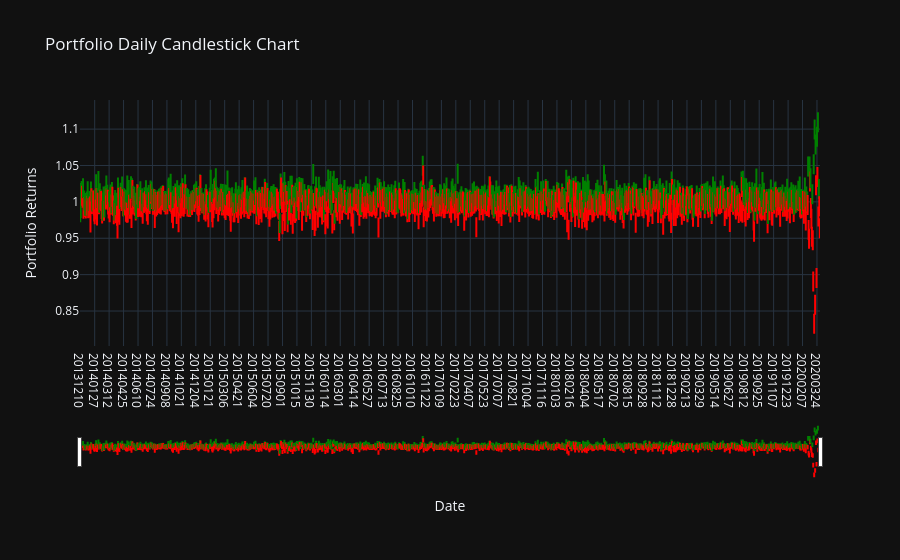

The notebook cell this image was saved under:
### Code cell
#4. Fancy Interactive Plot (Just for fun)

import plotly.graph_objects as go

# Create data for a candlestick chart
portfolio_returns_daily['High'] = portfolio_returns_daily['Portfolio_Return'] + portfolio_returns_daily['Portfolio_Return'].std()
portfolio_returns_daily['Low'] = portfolio_returns_daily['Portfolio_Return'] - portfolio_returns_daily['Portfolio_Return'].std()
portfolio_returns_daily['Open'] = portfolio_returns_daily['Portfolio_Return']
portfolio_returns_daily['Close'] = portfolio_returns_daily['Portfolio_Return']

# Create a Candlestick chart using Plotly
fig = go.Figure(data=[go.Candlestick(
                x=portfolio_returns_daily.index,
                open=portfolio_returns_daily['Open'],
                high=portfolio_returns_daily['High'],
                low=portfolio_returns_daily['Low'],
                close=portfolio_returns_daily['Close'],
                increasing_line_color='green',
                decreasing_line_color='red'
)])

fig.update_layout(
    title='Portfolio Daily Candlestick Chart',
    xaxis_title='Date',
    yaxis_title='Portfolio Returns',
    template="plotly_dark"
)
fig.show()

### Figure 1 — Plotly figure (JSON) as saved in the notebook; plotly's stock layout.template omitted (floating-point values rounded to 4 significant figures; data arrays with more than 128 entries replaced by an {"elided": "..."} marker saying what was removed)
{"data": [{"close": {"elided": "1588 float values"}, "decreasing": {"line": {"color": "red"}}, "high": {"elided": "1588 float values"}, "increasing": {"line": {"color": "green"}}, "low": {"elided": "1588 float values"}, "open": {"elided": "1588 float values"}, "type": "candlestick", "x": {"elided": "1588 str values"}}], "layout": {"title": {"text": "Portfolio Daily Candlestick Chart"}, "xaxis": {"title": {"text": "Date"}}, "yaxis": {"title": {"text": "Portfolio Returns"}}}}
